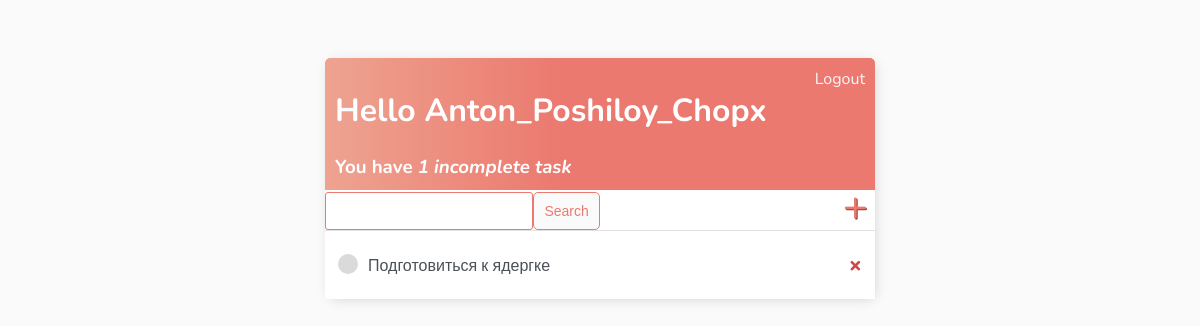
/ (signed in), run on an earlier commit of the app's database.
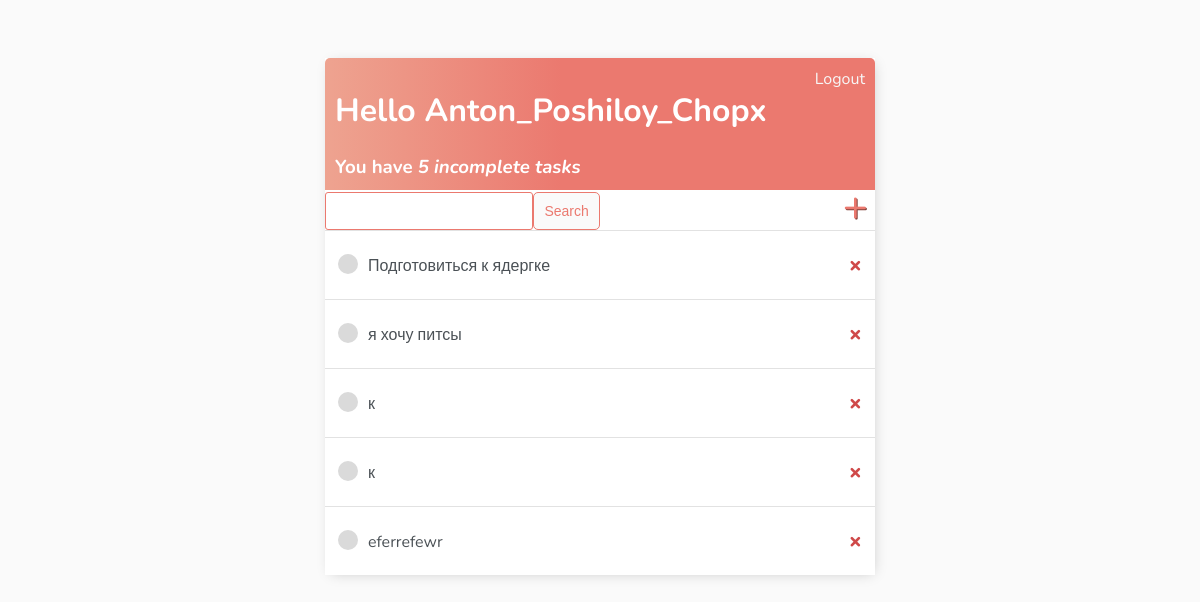
And on a later commit of the database.
### base/models.py (models this page shows)
class Task(models.Model):
    user = models.ForeignKey(User, on_delete=models.CASCADE, null=True, blank=True)
    title = models.CharField(max_length=200)
    description = models.TextField(null=True, blank=True)
    complete = models.BooleanField(default=False)
    create = models.DateTimeField(auto_now_add=True)
    def __str__(self):
        return self.title
    class Meta:
        ordering = ['complete']

### base/views.py (the view)
# urls.py: path('', TaskList.as_view(), name='tasks'),
class TaskList(LoginRequiredMixin, ListView):
    model = Task
    context_object_name = 'tasks'
    def get_context_data(self, **kwargs):
        context = super().get_context_data(**kwargs)
        context['tasks'] = context['tasks'].filter(user=self.request.user)
        context['count'] = context['tasks'].filter(complete=False).count()
        search_input = self.request.GET.get('search-area') or ''
        if search_input:
            context['tasks'] = context['tasks'].filter(
                title__startswith=search_input)
        context['search_input'] = search_input
        return context

### base/templates/base/task_list.html
{% extends 'base/main.html' %}
{% block content %}
<div class="header-bar">
    <div>
        <h1>Hello {{request.user|title}}</h1>
        <h3 style="margin:0">You have <i>{{count}} incomplete task{{ count|pluralize:"s" }}</i></h3>
    </div>
    {% if request.user.is_authenticated %}
    <a href="{% url 'logout' %}">Logout</a>
    {% else %}
    <a href="{% url 'login' %}">Login</a>
    {% endif %}
</div>
<div id="selector-add-wrapper">
    <form method="GET" style="margin-top: -18px; ; margin-right: 250px; display: flex;">
        <input style="margin-top: 20px" type="text" name="search-area" value='{{ search_input }}'>
        <input style="margin-top: 20px" class="button" type="submit" value="Search">
    <form>
    <a id='add-link' href="{% url 'task-create' %}">&#43;</a>
</div>
<div class="task-items-wrapper">
    {% for task in tasks %}
        <div class="task-wrapper">
            {% if task.complete %}
            <div class="task-title">
                <div class="task-complete-icon"></div>
                <i><s><a href="{% url 'task-update' task.id %}">{{ task }}</a></s></i>
            </div>
            <a class="delete-link" href="{% url 'task-delete' task.id %}">&#215;</a>
            {% else %}
            <div class="task-title">
                <div class="task-incomplete-icon"></div>
                <a href="{% url 'task-update' task.id %}">{{ task }}</a>
            </div>
            <a class="delete-link" href="{% url 'task-delete' task.id %}">&#215;</a>
            {% endif %}
        </div>
    {% empty %}
    <h3>No items in list</h3>
    {% endfor %}
</div>
{% endblock content %}

What changed in the data, as far as the page shows it:
added Task: title "я хочу питсы"
added Task: title "к"
added Task: title "к"
added Task: title "eferrefewr"
Also different on the page:
{{ count }}: "1" → "5"
